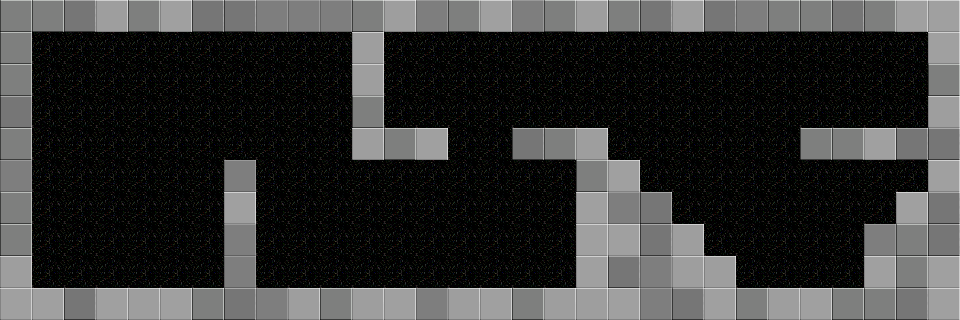

A level layout from a 2D game, rendered from its tile map. Below: a short description, then the map file with tile-grid data replaced by summaries:
An orthogonal 30x10 tile map with 32x32 px tiles, 1 tile layer (tileLayer1) and 2 objects (Start, End).

<map version="1.0" orientation="orthogonal" width="30" height="10" tilewidth="32" tileheight="32">
 <tileset firstgid="1" source="tilesMap.tsx" />
 <layer name="tileLayer1" width="30" height="10">
  <data>[300 cells, 300 non-empty, 7 distinct tile ids]</data>
 </layer>
 <objectgroup name="objLayer1" width="30" height="10">
  <object name="playerStart" type="Start" x="52" y="225" width="77" height="50" />
  <object name="end" type="End" x="863" y="87" width="58" height="43" />
 </objectgroup>
</map>
